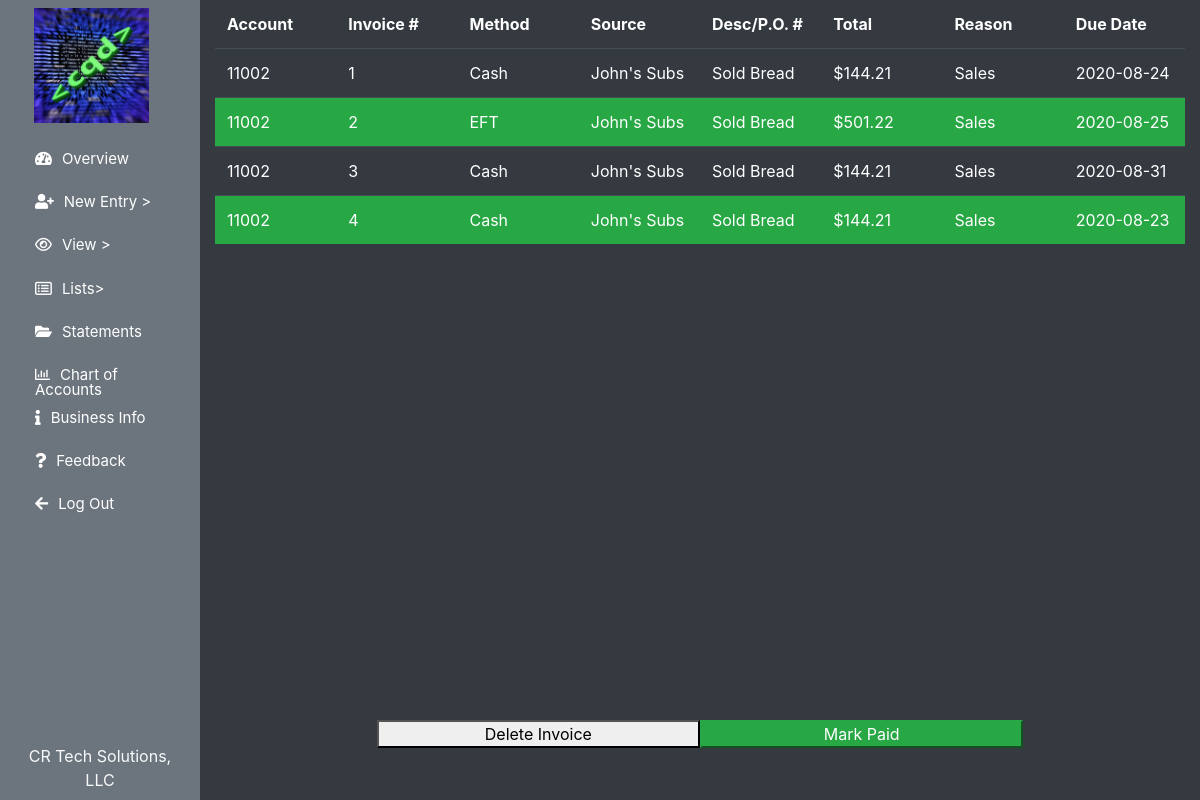
Page /view/receivables (signed in) on the committed database.
### flow/models.py (models this page shows, shortened)
class usersTable(db.Model, UserMixin):
    id = db.Column(db.Integer, primary_key=True)
    fname = db.Column(db.String(255), nullable=False)
    lname = db.Column(db.String(255), nullable=False)
    email = db.Column(db.String(255), unique=True, nullable=False)
    username = db.Column(db.String(255), unique=True, nullable=False)
    password = db.Column(db.String(255), nullable=False)
    joined = db.Column(db.Date, nullable=False)
    businessname = db.Column(db.String(255), nullable=False)
    businessnumber = db.Column(db.String(255), nullable=False)
    businessaddress = db.Column(db.String(255), nullable=False)
    businesscity = db.Column(db.String(255), nullable=False)
    businessstate = db.Column(db.String(50))
    businesszip = db.Column(db.Integer)
    businesswebsite = db.Column(db.String(255))
    fiscalyearstart = db.Column(db.Date, nullable=False)
    fiscalyearend = db.Column(db.Date, nullable=False)
    businesslogo = db.Column(db.String(255), nullable=False)
    member = db.Column(db.Boolean, nullable = False)
    lastpaydate = db.Column(db.Date)
    subuser = db.relationship('subuserTable', backref='user', lazy=True)
    account = db.relationship('accountTable', backref='user', lazy=True)
    vendor = db.relationship('vendorTable', backref='user', lazy=True)
    customer = db.relationship('customerTable', backref='user', lazy=True)
    debt = db.relationship('debtTable', backref='user', lazy=True)
    investment = db.relationship('investmentTable', backref='user', lazy=True)

class accountsReceivableTable(db.Model):
    accountid = db.Column(db.Integer, nullable=False)
    userid = db.Column(db.Integer,nullable=False)
    transactionid = db.Column(db.Integer, primary_key=True, nullable=False)
    transactiontype = db.Column(db.String(255), nullable=False)
    transactionsource = db.Column(db.String(255), nullable=False)
    transactionmethod = db.Column(db.String(255), nullable=False)
    pretaxtotal = db.Column(db.Float)
    transactiondescription = db.Column(db.String(255), nullable=False)
    salestax = db.Column(db.Float, nullable=False)
    totalamount = db.Column(db.Float)
    duedate = db.Column(db.Date, nullable=False)
    transactionreason = db.Column(db.String(255), nullable=False)
    paid = db.Column(db.Boolean, nullable=False)
    invoicenumber = db.Column(db.Integer)

### flow/views_views.py (the view)
@app.route('/view/receivables', methods=['GET', 'POST'])
@login_required
def viewReceivables():
    form = RecPayPaid()
    form2 = RecPayDelete()
    try:
        recs = accountsReceivableTable.query.filter(accountsReceivableTable.userid == current_user.id).order_by(asc(accountsReceivableTable.invoicenumber)).all()
    except(AttributeError, SQLAlchemy.exc.OperationalError):
        recs = accountsReceivableTable.query.filter(accountsReceivableTable.userid == current_user.id).order_by(asc(accountsReceivableTable.invoicenumber)).all()
    add2 = Decimal(10) ** -2
    for rec in recs:
        new = Decimal(rec.totalamount).quantize(add2)
        rec.totalamount = "{:,}".format(new)
    if form.validate_on_submit():
        return redirect(url_for('newIncomeReceivable'))
    if form2.validate_on_submit():
        return redirect(url_for('newIncomeReceivable'))
    return render_template('/view/receivables.html', rows = recs, form=form, form2=form2)

### flow/models.py (called while the page is built)
@login_manager.user_loader
def load_user(userid):
    return usersTable.query.get(userid)

### flow/templates/view/receivables.html (shortened to what this page needs)
{% extends "main_template.html" %}
{% block bodytag %}
<body class="vh-100 vw-100">
    {% endblock %}
    {% block content %}
    <div class="col-10 h-100 bg-dark">
        <div class="col-12 h-90 no-gutters">
            <table class="table table-dark table-scroll bg-dark text-left col-12 h-90">
                <thead>
                    <th scope="col">Account</th>
                    <th scope="col">Invoice #</th>
                    <th scope="col">Method</th>
                    <th scope="col">Source</th>
                    <th scope="col">Desc/P.O. #</th>
                    <th scope="col">Total</th>
                    <th scope="col">Reason</th>
                    <th scope="col">Due Date</th>
                </thead>
                <tbody>
                    {% for row in rows %}
                        {% if row.paid != True %}
                            <tr class="clickable-row" data-href="{{url_for('recDetails', id=row.transactionid)}}">
                                <td>{{row.accountid}}</td>
                                <td>{{row.invoicenumber}}</td>
                                <td>{{row.transactionmethod}}</td>
                                <td>{{row.transactionsource}}</td>
                                <td>{{row.transactiondescription}}</td>
                                <td>${{row.totalamount}}</td>
                                <td>{{row.transactionreason}}</td>
                                <td>{{row.duedate}}</td>
                            </tr>
                        {% endif %}
                        {% if row.paid == True %}
                            <tr class="clickable-row bg-success" data-href="{{url_for('recDetails', id=row.transactionid)}}">
                                <td>{{row.accountid}}</td>
                                <td>{{row.invoicenumber}}</td>
                                <td>{{row.transactionmethod}}</td>
                                <td>{{row.transactionsource}}</td>
                                <td>{{row.transactiondescription}}</td>
                                <td>${{row.totalamount}}</td>
                                <td>{{row.transactionreason}}</td>
                                <td>{{row.duedate}}</td>
                            </tr>
                        {% endif %}
                    {% endfor %}
                </tbody>
            </table>
        </div>
        <div class="col-12 row no-gutters justify-content-center">
            <button data-toggle="modal" data-target="#recdelete" class="col-4">Delete
                Invoice</button>
            <button data-toggle="modal" data-target="#markpaid" class="col-4 btn-success">Mark Paid</button>
        </div>
    </div>
    </div>
    {% endblock %}

### flow/templates/main_template.html (shortened to what this page needs)
{% import "bootstrap/wtf.html" as wtf %}
<!DOCTYPE html>
<html lang="en">
<head>
    <link rel="stylesheet" href="{{ url_for('static', filename='assets/css/main.css') }}">
    <link rel="stylesheet" href="{{ url_for('static', filename='assets/css/bootstrap-grid.min.css') }}">
    <link rel="stylesheet" href="{{ url_for('static', filename='assets/css/bootstrap-reboot.min.css') }}">
    <link rel="stylesheet" href="{{ url_for('static', filename='assets/css/bootstrap.min.css') }}">
    <link rel="stylesheet" href="{{ url_for('static', filename='assets/css/Chart.css') }}">
    <link rel="stylesheet" href="path/to/font-awesome/css/font-awesome.min.css">
    <link rel="stylesheet" href="https://cdnjs.cloudflare.com/ajax/libs/font-awesome/5.10.2/css/all.css">
</head>
{% block bodytag %}{% endblock %}
<div class="row w-100 bg-light no-gutters contentArea">
    <div class="navArea col-2 bg-secondary h-100">
        <div class="h-90">
            <div class="col-11 text-center">
                <img src="{{ url_for('static', filename='business_logos/' + current_user.businesslogo) }}" alt="Flow"
                    class="w-75 mt-2 mb-2">
            </div>
            <nav class="col-12 mx-auto h-75">
                <div class="modernnav h-100" id="navbarSupportedContent" style="font-size: small;">
                    <ul class="navbar-nav h-100">
                        <li id="nav-item" style="height: 8%;">
                            <a id="nav-link" href="{{url_for('overview')}}"><i
                                    class="fas fa-tachometer-alt"></i>Overview</a>
                        </li>
                        <div class="dropdown-few" style="height: 8%; width: 100%;">
                            <li id="nav-item" style="height: 100%; width: 100%;">
                                <a id="nav-link"><i class="fa fa-user-plus" aria-hidden="true"></i>New Entry ></a>
                        </div>
                        <div class="dropdown-few" style="height: 8%; width: 100%;">
                            <li id="nav-item" style="height: 100%; width: 100%;">
                                <a id="nav-link"><i class="fa fa-eye" aria-hidden="true"></i>View ></a>
                        </div>
                        <div class="dropdown-few" style="height: 8%; width: 100%;">
                            <li id="nav-item" style="height: 100%; width: 100%;">
                                <a id="nav-link"><i class="fa fa-list-alt" aria-hidden="true"></i>Lists></a>
                        </div>
                        <li id="nav-item" style="height: 8%;">
                            <a id="nav-link" href="{{url_for('statements')}}"><i class="fa fa-folder-open"
                                    aria-hidden="true"></i>Statements</a>
                        </li>
                        <li id="nav-item" style="height: 8%;">
                            <a id="nav-link" href="{{url_for('accountChart')}}"><i
                                    class="far fa-chart-bar"></i>Chart of Accounts</a>
                        </li>
                        <li id="nav-item" style="height: 8%;">
                            <a id="nav-link" href="{{url_for('businessInfo')}}"><i class="fa fa-info"
                                    aria-hidden="true"></i>Business Info</a>
                        </li>
                        <li id="nav-item" style="height: 8%;">
                            <a id="nav-link" href="{{url_for('feedback')}}"><i class="fa fa-question"
                                    aria-hidden="true"></i>Feedback</a>
                        </li>
                        <li id="nav-item" style="height: 8%;">
                            <a id="nav-link" data-toggle="modal" data-target="#logOutValidation"><i class="fa fa-arrow-left"
                                    aria-hidden="true"></i>Log Out</a>
                        </li>
                    </ul>
                </div>
            </nav>
        </div>
        <div class="col-12 no-gutters text-center align-self-bottom h-3">
            <p class="text-light mt-4">{{ current_user.businessname }}</p>
        </div>
    </div>
    {% if current_user.member == True %}
    {% block content %} {% endblock %}
    {% endif %}
    </body>
</html>

### flow/static/assets/css/main.css (style rules this page uses)
.contentArea { height: 100%; }
.table-scroll tbody { position: absolute; overflow-y: scroll; height: 100%; }
.table-scroll tr { width: 100%; table-layout: fixed; display: inline-table; }
.table-scroll thead>tr>th { border: none; }
.h-90 { height: 90%; }

### flow/templates/main_template.html (style rules this page uses)
* { margin: 0; padding: 0; }
i { margin-right: 10px; }
#navbarSupportedContent li { list-style-type: none; float: left; }
#navbarSupportedContent ul li a { color: white; text-decoration: none; line-height: 100%; font-size: 15px; display: inline-block; padding: 20px 20px; transition-duration: 0.25s; transition-timing-function: cubic-bezier(0.68, -0.55, 0.265, 1.55); position: relative; }
.dropdown-few { position: relative; display: inline-block; }

### rows in the picture
usersTable: businesslogo (picture), businessname "CR Tech Solutions, LLC"
accountsReceivableTable: accountid "11002", invoicenumber "1", transactionmethod "Cash", transactionsource "John's Subs", transactiondescription "Sold Bread", totalamount "144.21", transactionreason "Sales", duedate "2020-08-24"
accountsReceivableTable: accountid "11002", invoicenumber "2", transactionmethod "EFT", transactionsource "John's Subs", transactiondescription "Sold Bread", totalamount "501.22", transactionreason "Sales", duedate "2020-08-25"
accountsReceivableTable: accountid "11002", invoicenumber "3", transactionmethod "Cash", transactionsource "John's Subs", transactiondescription "Sold Bread", totalamount "144.21", transactionreason "Sales", duedate "2020-08-31"
accountsReceivableTable: accountid "11002", invoicenumber "4", transactionmethod "Cash", transactionsource "John's Subs", transactiondescription "Sold Bread", totalamount "144.21", transactionreason "Sales", duedate "2020-08-23"
